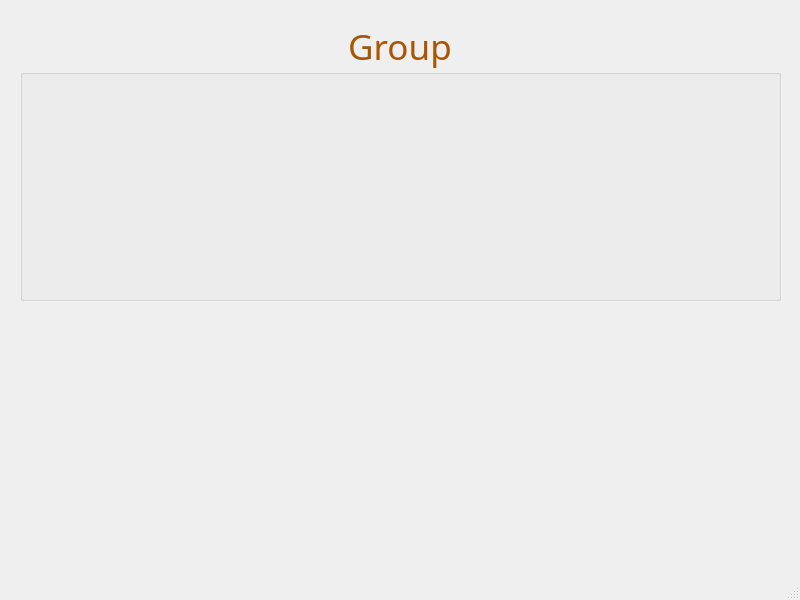
<?xml version="1.0" encoding="UTF-8"?>
<ui version="4.0">
 <class>MainWindow</class>
 <widget class="QMainWindow" name="MainWindow">
  <property name="geometry">
   <rect>
    <x>0</x>
    <y>0</y>
    <width>800</width>
    <height>600</height>
   </rect>
  </property>
  <property name="windowTitle">
   <string>MainWindow</string>
  </property>
  <widget class="QWidget" name="centralwidget">
   <widget class="QGroupBox" name="groupBox">
    <property name="geometry">
     <rect>
      <x>20</x>
      <y>20</y>
      <width>761</width>
      <height>281</height>
     </rect>
    </property>
    <property name="palette">
     <palette>
      <active>
       <colorrole role="WindowText">
        <brush brushstyle="SolidPattern">
         <color alpha="255">
          <red>170</red>
          <green>85</green>
          <blue>0</blue>
         </color>
        </brush>
       </colorrole>
       <colorrole role="Button">
        <brush brushstyle="SolidPattern">
         <color alpha="255">
          <red>255</red>
          <green>170</green>
          <blue>0</blue>
         </color>
        </brush>
       </colorrole>
       <colorrole role="Light">
        <brush brushstyle="SolidPattern">
         <color alpha="255">
          <red>255</red>
          <green>213</green>
          <blue>127</blue>
         </color>
        </brush>
       </colorrole>
       <colorrole role="Midlight">
        <brush brushstyle="SolidPattern">
         <color alpha="255">
          <red>255</red>
          <green>191</green>
          <blue>63</blue>
         </color>
        </brush>
       </colorrole>
       <colorrole role="Dark">
        <brush brushstyle="SolidPattern">
         <color alpha="255">
          <red>127</red>
          <green>85</green>
          <blue>0</blue>
         </color>
        </brush>
       </colorrole>
       <colorrole role="Mid">
        <brush brushstyle="SolidPattern">
         <color alpha="255">
          <red>170</red>
          <green>113</green>
          <blue>0</blue>
         </color>
        </brush>
       </colorrole>
       <colorrole role="Text">
        <brush brushstyle="SolidPattern">
         <color alpha="255">
          <red>0</red>
          <green>0</green>
          <blue>0</blue>
         </color>
        </brush>
       </colorrole>
       <colorrole role="BrightText">
        <brush brushstyle="SolidPattern">
         <color alpha="255">
          <red>255</red>
          <green>255</green>
          <blue>255</blue>
         </color>
        </brush>
       </colorrole>
       <colorrole role="ButtonText">
        <brush brushstyle="SolidPattern">
         <color alpha="255">
          <red>0</red>
          <green>0</green>
          <blue>0</blue>
         </color>
        </brush>
       </colorrole>
       <colorrole role="Base">
        <brush brushstyle="SolidPattern">
         <color alpha="255">
          <red>255</red>
          <green>255</green>
          <blue>255</blue>
         </color>
        </brush>
       </colorrole>
       <colorrole role="Window">
        <brush brushstyle="SolidPattern">
         <color alpha="255">
          <red>255</red>
          <green>170</green>
          <blue>0</blue>
         </color>
        </brush>
       </colorrole>
       <colorrole role="Shadow">
        <brush brushstyle="SolidPattern">
         <color alpha="255">
          <red>0</red>
          <green>0</green>
          <blue>0</blue>
         </color>
        </brush>
       </colorrole>
       <colorrole role="AlternateBase">
        <brush brushstyle="SolidPattern">
         <color alpha="255">
          <red>255</red>
          <green>212</green>
          <blue>127</blue>
         </color>
        </brush>
       </colorrole>
       <colorrole role="ToolTipBase">
        <brush brushstyle="SolidPattern">
         <color alpha="255">
          <red>255</red>
          <green>255</green>
          <blue>220</blue>
         </color>
        </brush>
       </colorrole>
       <colorrole role="ToolTipText">
        <brush brushstyle="SolidPattern">
         <color alpha="255">
          <red>0</red>
          <green>0</green>
          <blue>0</blue>
         </color>
        </brush>
       </colorrole>
      </active>
      <inactive>
       <colorrole role="WindowText">
        <brush brushstyle="SolidPattern">
         <color alpha="255">
          <red>170</red>
          <green>85</green>
          <blue>0</blue>
         </color>
        </brush>
       </colorrole>
       <colorrole role="Button">
        <brush brushstyle="SolidPattern">
         <color alpha="255">
          <red>255</red>
          <green>170</green>
          <blue>0</blue>
         </color>
        </brush>
       </colorrole>
       <colorrole role="Light">
        <brush brushstyle="SolidPattern">
         <color alpha="255">
          <red>255</red>
          <green>213</green>
          <blue>127</blue>
         </color>
        </brush>
       </colorrole>
       <colorrole role="Midlight">
        <brush brushstyle="SolidPattern">
         <color alpha="255">
          <red>255</red>
          <green>191</green>
          <blue>63</blue>
         </color>
        </brush>
       </colorrole>
       <colorrole role="Dark">
        <brush brushstyle="SolidPattern">
         <color alpha="255">
          <red>127</red>
          <green>85</green>
          <blue>0</blue>
         </color>
        </brush>
       </colorrole>
       <colorrole role="Mid">
        <brush brushstyle="SolidPattern">
         <color alpha="255">
          <red>170</red>
          <green>113</green>
          <blue>0</blue>
         </color>
        </brush>
       </colorrole>
       <colorrole role="Text">
        <brush brushstyle="SolidPattern">
         <color alpha="255">
          <red>0</red>
          <green>0</green>
          <blue>0</blue>
         </color>
        </brush>
       </colorrole>
       <colorrole role="BrightText">
        <brush brushstyle="SolidPattern">
         <color alpha="255">
          <red>255</red>
          <green>255</green>
          <blue>255</blue>
         </color>
        </brush>
       </colorrole>
       <colorrole role="ButtonText">
        <brush brushstyle="SolidPattern">
         <color alpha="255">
          <red>0</red>
          <green>0</green>
          <blue>0</blue>
         </color>
        </brush>
       </colorrole>
       <colorrole role="Base">
        <brush brushstyle="SolidPattern">
         <color alpha="255">
          <red>255</red>
          <green>255</green>
          <blue>255</blue>
         </color>
        </brush>
       </colorrole>
       <colorrole role="Window">
        <brush brushstyle="SolidPattern">
         <color alpha="255">
          <red>255</red>
          <green>170</green>
          <blue>0</blue>
         </color>
        </brush>
       </colorrole>
       <colorrole role="Shadow">
        <brush brushstyle="SolidPattern">
         <color alpha="255">
          <red>0</red>
          <green>0</green>
          <blue>0</blue>
         </color>
        </brush>
       </colorrole>
       <colorrole role="AlternateBase">
        <brush brushstyle="SolidPattern">
         <color alpha="255">
          <red>255</red>
          <green>212</green>
          <blue>127</blue>
         </color>
        </brush>
       </colorrole>
       <colorrole role="ToolTipBase">
        <brush brushstyle="SolidPattern">
         <color alpha="255">
          <red>255</red>
          <green>255</green>
          <blue>220</blue>
         </color>
        </brush>
       </colorrole>
       <colorrole role="ToolTipText">
        <brush brushstyle="SolidPattern">
         <color alpha="255">
          <red>0</red>
          <green>0</green>
          <blue>0</blue>
         </color>
        </brush>
       </colorrole>
      </inactive>
      <disabled>
       <colorrole role="WindowText">
        <brush brushstyle="SolidPattern">
         <color alpha="255">
          <red>127</red>
          <green>85</green>
          <blue>0</blue>
         </color>
        </brush>
       </colorrole>
       <colorrole role="Button">
        <brush brushstyle="SolidPattern">
         <color alpha="255">
          <red>255</red>
          <green>170</green>
          <blue>0</blue>
         </color>
        </brush>
       </colorrole>
       <colorrole role="Light">
        <brush brushstyle="SolidPattern">
         <color alpha="255">
          <red>255</red>
          <green>213</green>
          <blue>127</blue>
         </color>
        </brush>
       </colorrole>
       <colorrole role="Midlight">
        <brush brushstyle="SolidPattern">
         <color alpha="255">
          <red>255</red>
          <green>191</green>
          <blue>63</blue>
         </color>
        </brush>
       </colorrole>
       <colorrole role="Dark">
        <brush brushstyle="SolidPattern">
         <color alpha="255">
          <red>127</red>
          <green>85</green>
          <blue>0</blue>
         </color>
        </brush>
       </colorrole>
       <colorrole role="Mid">
        <brush brushstyle="SolidPattern">
         <color alpha="255">
          <red>170</red>
          <green>113</green>
          <blue>0</blue>
         </color>
        </brush>
       </colorrole>
       <colorrole role="Text">
        <brush brushstyle="SolidPattern">
         <color alpha="255">
          <red>127</red>
          <green>85</green>
          <blue>0</blue>
         </color>
        </brush>
       </colorrole>
       <colorrole role="BrightText">
        <brush brushstyle="SolidPattern">
         <color alpha="255">
          <red>255</red>
          <green>255</green>
          <blue>255</blue>
         </color>
        </brush>
       </colorrole>
       <colorrole role="ButtonText">
        <brush brushstyle="SolidPattern">
         <color alpha="255">
          <red>127</red>
          <green>85</green>
          <blue>0</blue>
         </color>
        </brush>
       </colorrole>
       <colorrole role="Base">
        <brush brushstyle="SolidPattern">
         <color alpha="255">
          <red>255</red>
          <green>170</green>
          <blue>0</blue>
         </color>
        </brush>
       </colorrole>
       <colorrole role="Window">
        <brush brushstyle="SolidPattern">
         <color alpha="255">
          <red>255</red>
          <green>170</green>
          <blue>0</blue>
         </color>
        </brush>
       </colorrole>
       <colorrole role="Shadow">
        <brush brushstyle="SolidPattern">
         <color alpha="255">
          <red>0</red>
          <green>0</green>
          <blue>0</blue>
         </color>
        </brush>
       </colorrole>
       <colorrole role="AlternateBase">
        <brush brushstyle="SolidPattern">
         <color alpha="255">
          <red>255</red>
          <green>170</green>
          <blue>0</blue>
         </color>
        </brush>
       </colorrole>
       <colorrole role="ToolTipBase">
        <brush brushstyle="SolidPattern">
         <color alpha="255">
          <red>255</red>
          <green>255</green>
          <blue>220</blue>
         </color>
        </brush>
       </colorrole>
       <colorrole role="ToolTipText">
        <brush brushstyle="SolidPattern">
         <color alpha="255">
          <red>0</red>
          <green>0</green>
          <blue>0</blue>
         </color>
        </brush>
       </colorrole>
      </disabled>
     </palette>
    </property>
    <property name="font">
     <font>
      <family>MV Boli</family>
      <pointsize>26</pointsize>
     </font>
    </property>
    <property name="title">
     <string>Group</string>
    </property>
    <property name="alignment">
     <set>Qt::AlignCenter</set>
    </property>
   </widget>
  </widget>
  <widget class="QMenuBar" name="menubar">
   <property name="geometry">
    <rect>
     <x>0</x>
     <y>0</y>
     <width>800</width>
     <height>21</height>
    </rect>
   </property>
  </widget>
  <widget class="QStatusBar" name="statusbar"/>
 </widget>
 <resources/>
 <connections/>
</ui>
